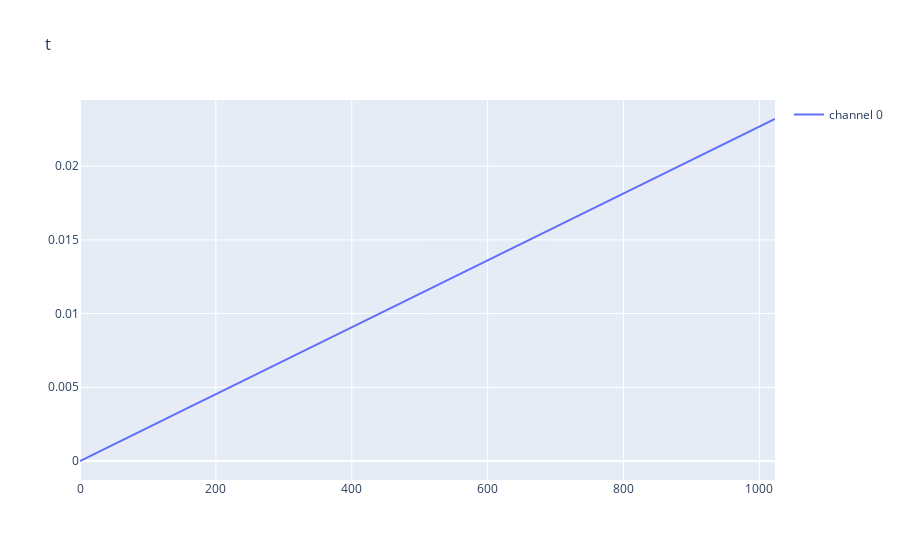
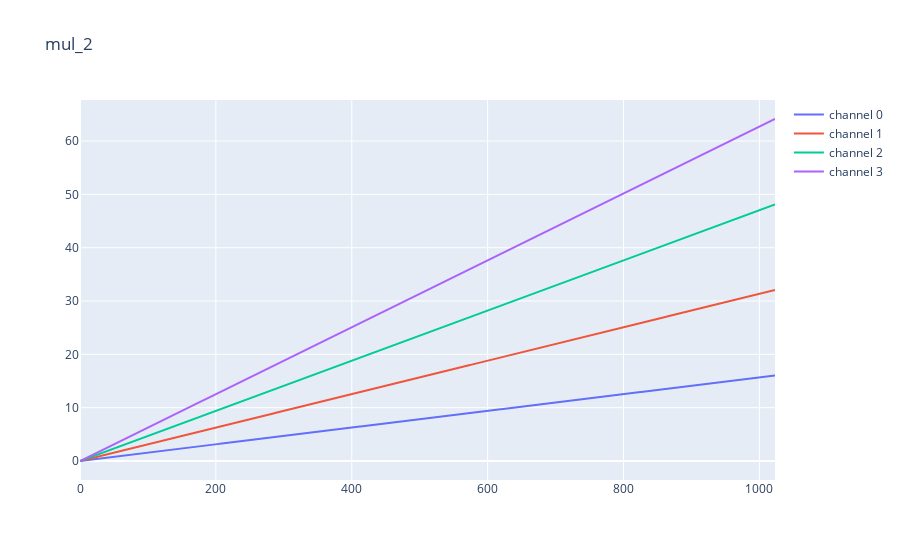
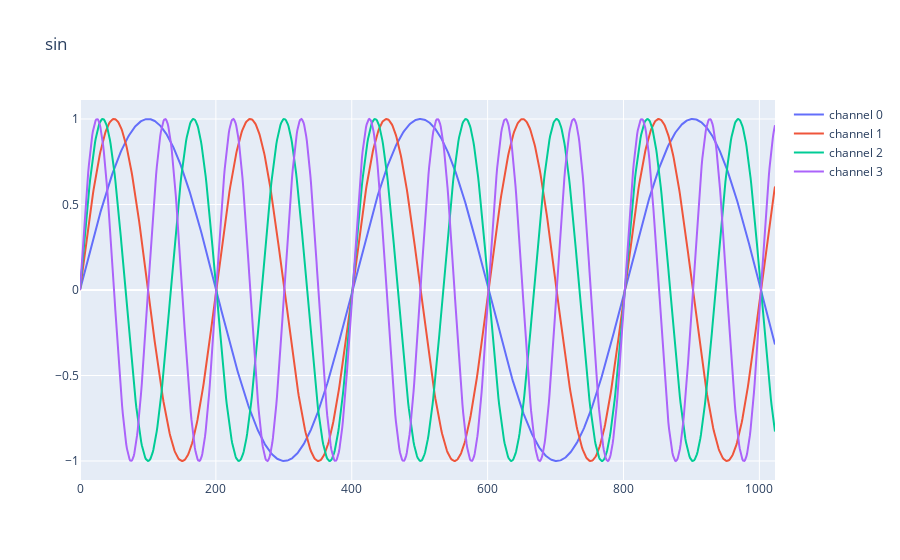
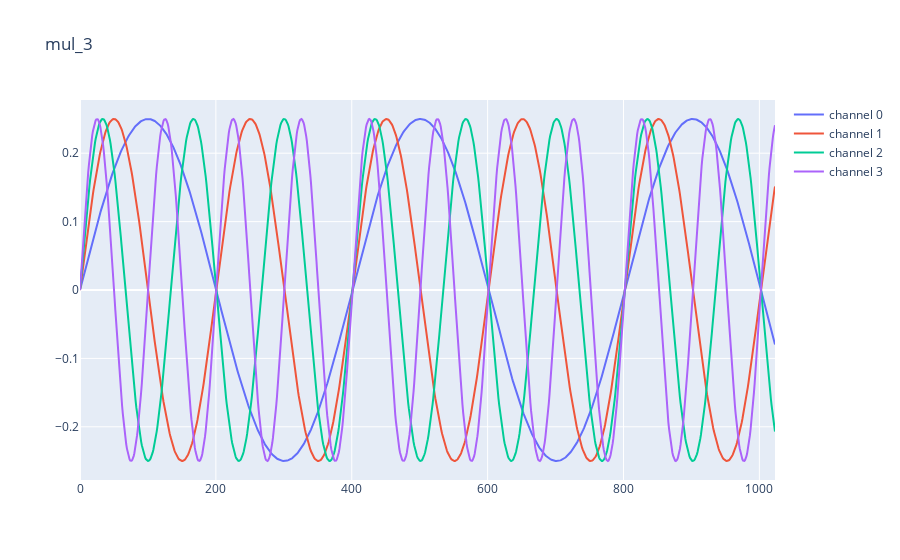

The notebook cell these images were saved under, in order:
### Markdown cell above
Ok, this is a little more complicated, but with a little attention it is quite easy to understand everything. 

**Weights.** We can see that `Joseph` has three different paramters : 
- `f0`: fundamental frequency of the module
- `f_mult` : the frequency multiplier of each save's partial
- `amps`: the weights of each partials.
These values describe the **weights** of the model : indeed, they define the module's behavior and do not change across different examples. Typically, these could be trained to learn how to reproduce a sound, in a similar way than [DDSP](https://github.com/magenta/ddsp). 

**Graph.** A little more difficult to read, but by carefull reading every line of the ouptut you should be able to locate the corresponding operation in the code. 
The `opcode` column describes the operation : 
- *placeholder* is an input
- *get_attr* means retrieving the `target` parameter for the module, as here with `f0` and `f_mult`
- *call_function* means calling the function `target` to given arguments (in the `args` and `kwargs` columns)
- *call_method* means calling the method `target` of a given object
- *output* represents the output of the computing graph

**Activations.** The list of all the intermediary values of the processing graph, that are actually the output of all the operations described by the graph. You can the shape of every activation on the table, that can change for different input shapes in the `.trace(t=t)` step. Analyzing graphs / activations can be a little tedious, but here it can be quite simply done, as with the following examples : 

- the activation `mul` is the multiplication of `f0` and `f_mult`, and the corresponds to the line `freqs = self.f0 * self.f_mult`. `mul` is then the frequency of each partial.
- the activation `sin` is the application of the sinus function on the phase vector, that is here `mul_2`.
- the activation `mul_3` is the multiplication of `softmax` (the normalized amplitude for each partial) and `sin`, and then represents the balanced partial.
- the activation `sum_1` is the sum of all the partials, hence the final sinewave. 

Let's plot all the activations corresponding to temporal values (you can distinguish them by checking their shapes : all the `(*,*,88200)` logically corresponds to time series). You can easily do that with `torchbend` using the `get_activations` method :

### Code cell
from dandb import plot_1d_activation

activations = ["t", "mul_2", "sin", "mul_3", "sum_1"]
activations = bended_module.get_activations(*activations, t=t)

for activation_name, activation_value in activations.items():
    # plot given activation
    plot = plot_1d_activation(activation_name, activation_value)
    # show plot
    plot.show()

### Figure 1 — Plotly figure (JSON) as saved in the notebook; plotly's stock layout.template omitted (floating-point values rounded to 4 significant figures; data arrays with more than 128 entries replaced by an {"elided": "..."} marker saying what was removed)
{"data": [{"name": "channel 0", "showlegend": true, "type": "scatter", "xaxis": "x", "y": {"elided": "1024 float values"}, "yaxis": "y"}], "layout": {"title": {"text": "t"}, "xaxis": {"anchor": "y", "domain": [0, 1]}, "yaxis": {"anchor": "x", "domain": [0, 1]}}}

### Figure 2 — Plotly figure (JSON) as saved in the notebook; plotly's stock layout.template omitted (floating-point values rounded to 4 significant figures; data arrays with more than 128 entries replaced by an {"elided": "..."} marker saying what was removed)
{"data": [{"name": "channel 0", "showlegend": true, "type": "scatter", "xaxis": "x", "y": {"elided": "1024 float values"}, "yaxis": "y"}, {"name": "channel 1", "showlegend": true, "type": "scatter", "xaxis": "x", "y": {"elided": "1024 float values"}, "yaxis": "y"}, {"name": "channel 2", "showlegend": true, "type": "scatter", "xaxis": "x", "y": {"elided": "1024 float values"}, "yaxis": "y"}, {"name": "channel 3", "showlegend": true, "type": "scatter", "xaxis": "x", "y": {"elided": "1024 float values"}, "yaxis": "y"}], "layout": {"title": {"text": "mul_2"}, "xaxis": {"anchor": "y", "domain": [0, 1]}, "yaxis": {"anchor": "x", "domain": [0, 1]}}}

### Figure 3 — Plotly figure (JSON) as saved in the notebook; plotly's stock layout.template omitted (floating-point values rounded to 4 significant figures; data arrays with more than 128 entries replaced by an {"elided": "..."} marker saying what was removed)
{"data": [{"name": "channel 0", "showlegend": true, "type": "scatter", "xaxis": "x", "y": {"elided": "1024 float values"}, "yaxis": "y"}, {"name": "channel 1", "showlegend": true, "type": "scatter", "xaxis": "x", "y": {"elided": "1024 float values"}, "yaxis": "y"}, {"name": "channel 2", "showlegend": true, "type": "scatter", "xaxis": "x", "y": {"elided": "1024 float values"}, "yaxis": "y"}, {"name": "channel 3", "showlegend": true, "type": "scatter", "xaxis": "x", "y": {"elided": "1024 float values"}, "yaxis": "y"}], "layout": {"title": {"text": "sin"}, "xaxis": {"anchor": "y", "domain": [0, 1]}, "yaxis": {"anchor": "x", "domain": [0, 1]}}}

### Figure 4 — Plotly figure (JSON) as saved in the notebook; plotly's stock layout.template omitted (floating-point values rounded to 4 significant figures; data arrays with more than 128 entries replaced by an {"elided": "..."} marker saying what was removed)
{"data": [{"name": "channel 0", "showlegend": true, "type": "scatter", "xaxis": "x", "y": {"elided": "1024 float values"}, "yaxis": "y"}, {"name": "channel 1", "showlegend": true, "type": "scatter", "xaxis": "x", "y": {"elided": "1024 float values"}, "yaxis": "y"}, {"name": "channel 2", "showlegend": true, "type": "scatter", "xaxis": "x", "y": {"elided": "1024 float values"}, "yaxis": "y"}, {"name": "channel 3", "showlegend": true, "type": "scatter", "xaxis": "x", "y": {"elided": "1024 float values"}, "yaxis": "y"}], "layout": {"title": {"text": "mul_3"}, "xaxis": {"anchor": "y", "domain": [0, 1]}, "yaxis": {"anchor": "x", "domain": [0, 1]}}}
